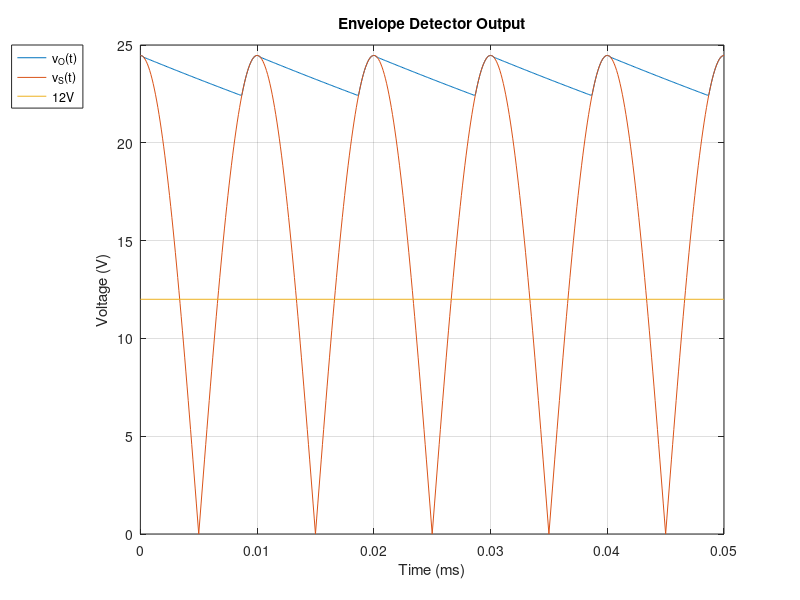
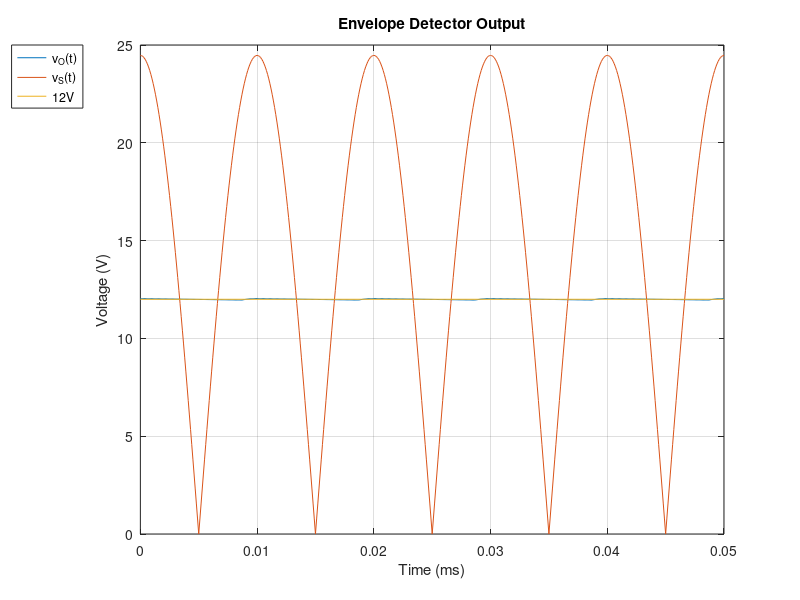

Here is the MATLAB script that generated these plots, in order:
close all
clear all
format long


%%-------------------------------------------------------------------------
%%Envelope Detector
%%-------------------------------------------------------------------------
nt = (1/9.4)
v_amp = 230*nt
t_off = (1/(100*pi))*atan(1/(100*pi*0.1))
numb = 5

function y = v_o(t, t_off, v_amp)
np = floor(t/0.01);
y1 = abs(v_amp*cos(100*pi*t));
y2 = v_amp*cos(200*pi*(t_off+np*0.01))*exp(-(t-(t_off+np*0.01))/0.1);
if (y1 > y2)
y = y1;
else
y = y2;
endif
endfunction

t = 0:1e-4:0.01*numb;
ed = [];
for j = 1:1:size(t,2)
ed = horzcat(ed, v_o(t(1, j), t_off, v_amp));
endfor

hf = figure();
plot(t, ed);
hold on;
plot(t, abs(v_amp*cos(100*pi*t)));
hold on;
plot([0, 0.01*numb], [12, 12]);
grid on;
xlabel("Time (ms)");
ylabel("Voltage (V)");
title("Envelope Detector Output");
legend("v_O(t)", "v_S(t)", "12V", "location", "northwestoutside");
print(hf, "plot.pdf");

%%-------------------------------------------------------------------------
%%Voltage Regulator
%%-------------------------------------------------------------------------


function y = r(v, v_o)
R = 3000;
Is = 1e-14;
Vt = 0.025;
n = 18;
f = v + R*Is*(exp(v/(n*Vt))-1)-v_o;
df = 1 + ((R*Is)/(n*Vt))*exp(v/(n*Vt));
y = f/df;
endfunction


function y = nr(v_o)
nr_m = 18;
nr_n = nr_m - r(nr_m, v_o);
while (abs(nr_m - nr_n) > 1e-8)
nr_m = nr_n;
nr_n = nr_m - r(nr_m, v_o);
endwhile
y = nr_n;
endfunction

v = 0;
vr=[];
for j=1:1:size(t,2)
vo = v_o(t(1,j), t_off, v_amp);
vr = horzcat(vr, nr(vo)); 	
disp(j)
endfor

sum = 0;
for j=1:1:size(vr, 2)
sum = sum + vr(1, j);
endfor
average = sum/size(vr, 2);

offset = average - 12
ripple = max(vr) - min(vr)
merit = 1/(25.2*(ripple + abs(offset) + 1e-6))

table_end = '\\ \hline';

filename = "output.tex";
fid = fopen(filename, "w");
fprintf(fid, "\\begin{tabular}{|c|c|}\n");
fprintf(fid, "\\hline\n");
fprintf(fid, "Average (v4) - 12 & %f %s\n", offset, table_end);
fprintf(fid, "\\hline\n");
fprintf(fid, "Ripple  & %f %s\n", ripple, table_end);
fprintf(fid, "\\hline\n");
fprintf(fid, "Merit figure & %f %s\n", merit, table_end);
fprintf(fid, "\\end{tabular}\n");
fclose(fid);

hg = figure();
plot(t, vr);
hold on;
plot(t, abs(v_amp*cos(100*pi*t)));
hold on;
plot([0, 0.01*numb], [12, 12]);
grid on;
xlabel("Time (ms)");
ylabel("Voltage (V)");
title("Envelope Detector Output");
legend("v_O(t)", "v_S(t)", "12V", "location", "northwestoutside");
print(hg, "vr.pdf");
